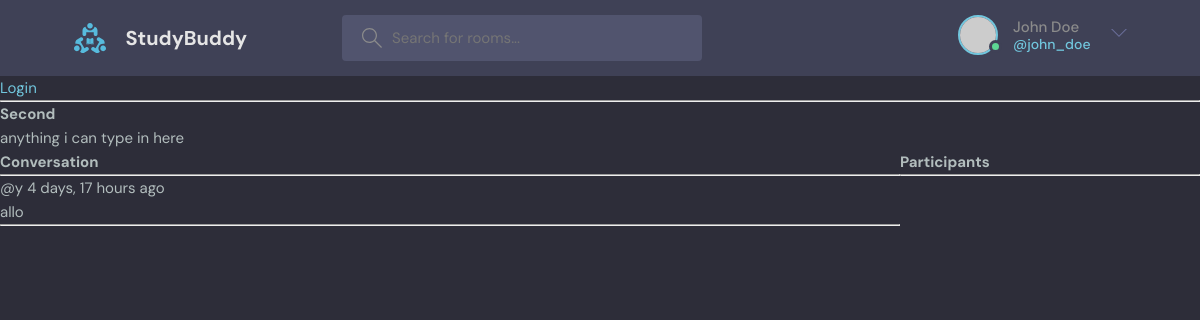
Page /room/2/ on the committed database.
### base/models.py (models this page shows, shortened)
class Room(models.Model):
    host = models.ForeignKey(User, on_delete=models.SET_NULL, null=True)
    topic = models.ForeignKey(Topic, on_delete=models.SET_NULL, null=True)
    name = models.CharField(max_length=200)
    description = models.TextField(null=True, blank=True)
    participants = models.ManyToManyField(User, related_name='participants', blank=True)
    updated = models.DateTimeField(auto_now=True)
    created = models.DateTimeField(auto_now_add=True)
    class Meta:
        ordering = ['-updated', '-created']

class Message(models.Model):
    user = models.ForeignKey(User, on_delete=models.CASCADE)
    room = models.ForeignKey(Room, on_delete=models.CASCADE)
    body = models.TextField()
    updated = models.DateTimeField(auto_now=True)
    created = models.DateTimeField(auto_now_add=True)
    class Meta:
        ordering = ['-updated', '-created']

### base/views.py (the view, shortened to what this page needs)
# urls.py: path('room/<str:pk>/', views.room, name="room"),
def room(request, pk):
    room = Room.objects.get(id=pk)
    room_messages = room.message_set.all()
    participants = room.participants.all()
    context = {'room': room, 'room_messages':room_messages, 'participants':participants}
    return render(request, 'base/room.html', context)

### base/templates/base/room.html (shortened to what this page needs)
{% extends 'main.html' %} {% block content %}
<h1>{{room.name}}</h1>
<p>{{room.description}}</p>
<div class="room-container">
  <div>
    <div class="comment-wrapper">
      <h3>Conversation</h3>
      <hr />
      {% for message in room_messages %}
      <div>
        <small>@{{message.user}} {{message.created|timesince}} ago</small>
        <p>{{message.body}}</p>
        <hr />
      </div>
      {% endfor %}
    </div>
  </div>
  <div>
    <h3>Participants</h3>
    <hr />
  </div>
</div>
{% endblock content %}

### static/styles/style.css (style rules this page uses)
:root { --color-main: #71c6dd; --color-main-light: #e1f6fb; --color-dark: #3f4156; --color-dark-medium: #51546e; --color-dark-light: #696d97; --color-light: #e5e5e5; --color-gray: #8b8b8b; --color-light-gray: #b2bdbd; --color-bg: #2d2d39; --color-success: #5dd693; --color-error: #fc4b0b; }
* { font-family: "DM Sans", -apple-system, BlinkMacSystemFont, "Segoe UI", Roboto, Oxygen, Ubuntu, Cantarell, "Open Sans", "Helvetica Neue", sans-serif; margin: 0; padding: 0; box-sizing: border-box; text-rendering: optimizeLegibility; font-size: inherit; }
html { font-size: 56.25%; }
@media only screen and (min-width: 1200px) { html { font-size: 62.5%; } }
body { line-height: 1.6; font-weight: 400; font-size: 1.5rem; color: var(--color-light-gray); background-color: var(--color-bg); min-height: 100vh; }

### base/templates/base/room.html (style rules this page uses)
.room-container { display: grid; grid-template-columns: 3fr 1fr; }

### rows in the picture
Room: name "Second", description "anything i can type in here"
Message: user "y", created "4 days, 17 hours", body "allo"
